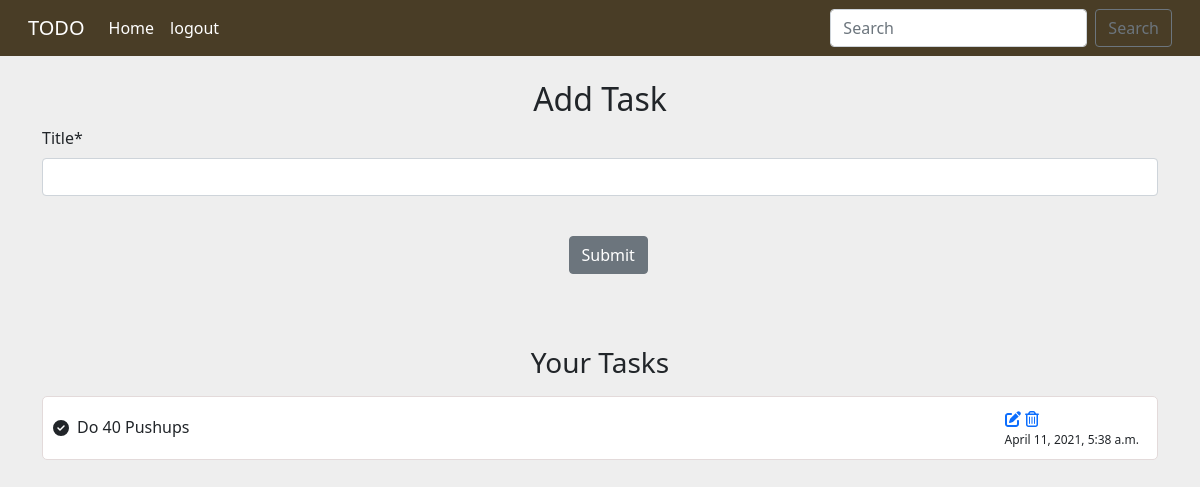
The app's page / (signed in), older data.
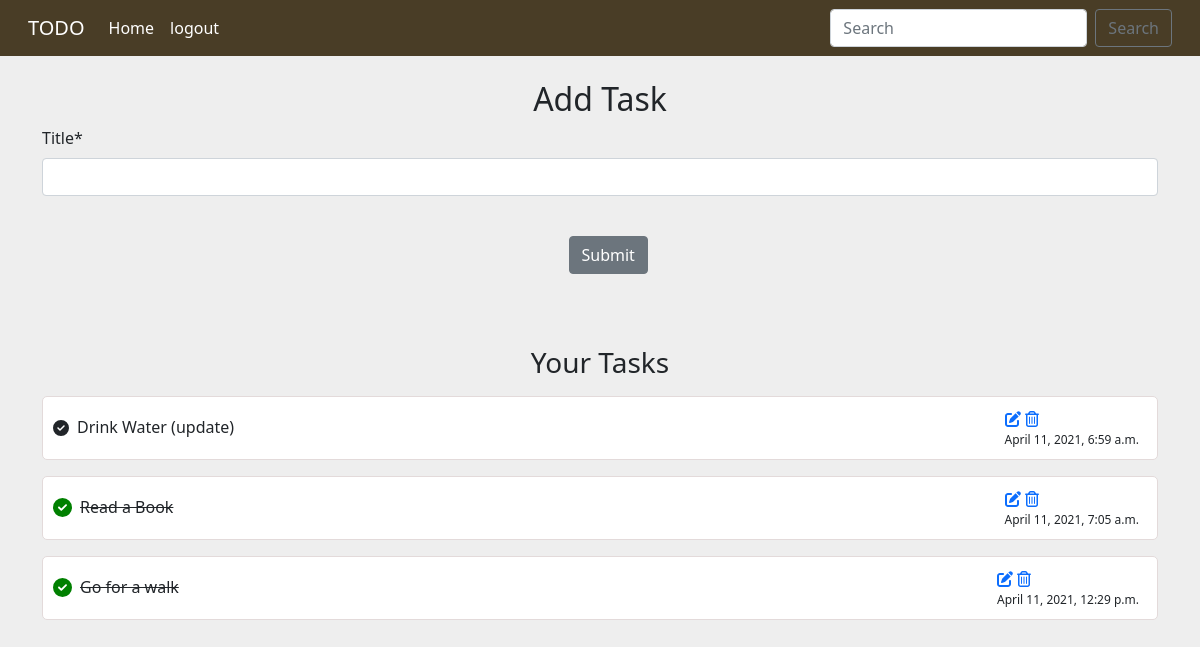
The same page, newer data.
### home/models.py (models this page shows)
class Task(models.Model):
    user = models.ForeignKey(User, on_delete=models.CASCADE,null=True,blank=True)
    title = models.CharField(max_length=300)
    complete = models.BooleanField(default=False)
    time = models.DateTimeField(auto_now_add=True)
    def __str__(self):
        return self.title
    class Meta:
        ordering = ['complete']

### home/views.py (the view, shortened to what this page needs)
# urls.py: path('',views.index,name='home'),
@login_required(login_url='login')
def index(request):
    current_user=request.user
    tasks = Task.objects.filter(user=current_user)
    form = TaskForm()
    context = {'tasks':tasks, 'form':form}
    return render(request,'home/index.html',context)

### home/forms.py
class TaskForm(forms.ModelForm):
    class Meta:
        model = Task
        fields = ['title']

### templates/home/index.html (shortened to what this page needs)
{% extends 'base.html' %}
{% load crispy_forms_tags %}
 {% block body %}
 <div class="container mt-4">
     <h2 align='center'>Add Task</h2>
    <form action='' method='POST'>
        {{form|crispy}}
        <br>
        <div class="d-grid gap-2 col-1 mx-auto">
        <input type="submit" class='btn btn-secondary center' name="Update">
        </div>
        <br>
        </div>
    <div class="container mt-5">
        <div class="row">
            <div class="col-md-12">
                <h3 align='center'>Your Tasks</h3>
                {% for task in tasks %}
                {% if task.complete == True %}
                <div class="mt-3">
                    <ul class="list list-inline">
                        <li class="d-flex justify-content-between">
                            <div class="d-flex flex-row align-items-center"><i class="fa fa-check-circle checkicon"></i>
                                <div class="ml-2">
                                    <h6 class="mb-0"> <strike> {{task}} </strike></h6>
                                </div>
                            </div>
                            <div class="d-flex flex-row align-items-center">
                                <div class="d-flex flex-column mr-2">
                                        <div> <a  href= {% url 'update-task' task.id %}><i class="fas fa-edit"></i></a>
                                         <a href= {% url 'delete-task' task.id %}><i class="far fa-trash-alt"></i></a> </div>
                                       <span class="date-time">{{task.time}}</span>
                                </div>
                            </div>
                        </li>
                    </ul>
                </div>
                {% else %}
                <div class="mt-3">
                    <ul class="list list-inline">
                        <li class="d-flex justify-content-between">
                            <div class="d-flex flex-row align-items-center"><i class="fa fa-check-circle"></i>
                                <div class="ml-2">
                                    <h6 class="mb-0">{{task}}</h6>
                                </div>
                            </div>
                            <div class="d-flex flex-row align-items-center">
                                <div class="d-flex flex-column mr-2">
                                        <div> <a  href= {% url 'update-task' task.id %}><i class="fas fa-edit"></i></a>
                                         <a href= {% url 'delete-task' task.id %}><i class="far fa-trash-alt"></i></a> </div>
                                       <span class="date-time">{{task.time}}</span>
                                </div>
                            </div>
                        </li>
                    </ul>
                </div>
                {% endif %}{% endfor %}
            </div>
        </div>
    </div>
    {% endblock body %}

### templates/base.html (shortened to what this page needs)
<!doctype html>
{% load static %}
<html lang="en">
  <head>
  <link rel="stylesheet" href="{% static 'css/all.min.css'%}">
    <link rel="stylesheet" href="https://stackpath.bootstrapcdn.com/bootstrap/4.4.1/css/bootstrap.min.css">
    <link href="https://cdn.jsdelivr.net/npm/bootstrap@5.0.0-beta3/dist/css/bootstrap.min.css" rel="stylesheet">
  </head>
  <body>
  <nav class="navbar navbar-expand-lg navbar-dark " style="background-color: #493D26;">
  <div class="container-fluid">
    <a class="navbar-brand" href="{% url 'home' %}">TODO</a>
    <div class="collapse navbar-collapse" id="navbarSupportedContent">
      <ul class="navbar-nav me-auto mb-2 mb-lg-0">
        <li class="nav-item">
          <a class="nav-link active" aria-current="page" href="{% url 'home' %}">Home</a>
        </li>
        {% if user.is_authenticated %}
        <li class="nav-item">
          <a class="nav-link active" href="{% url 'logout' %}">logout</a>
        </li>
        {% endif %}
      </ul>
      <form class="d-flex">
        <input class="form-control me-2" type="search" placeholder="Search" aria-label="Search">
        <button class="btn btn-outline-secondary" type="submit">Search</button>
      </form>
    </div>
  </div>
</nav>
    {% block body %}{% endblock body %}
  </body>
</html>

### templates/base.html (style rules this page uses)
body { background: #eee }
.list li { list-style: none; padding: 10px; border: 1px solid #e3dada; margin-top: 12px; border-radius: 5px; background: #fff }
.checkicon { color: green; font-size: 19px }
.date-time { font-size: 12px }

Row changes from the older to the newer data that the page shows:
removed Task: title "Do 40 Pushups", time "April 11, 2021, 5:38 a.m."
added Task: title "Drink Water (update)", time "April 11, 2021, 6:59 a.m."
added Task: title "Read a Book", time "April 11, 2021, 7:05 a.m."
added Task: title "Go for a walk", time "April 11, 2021, 12:29 p.m."
